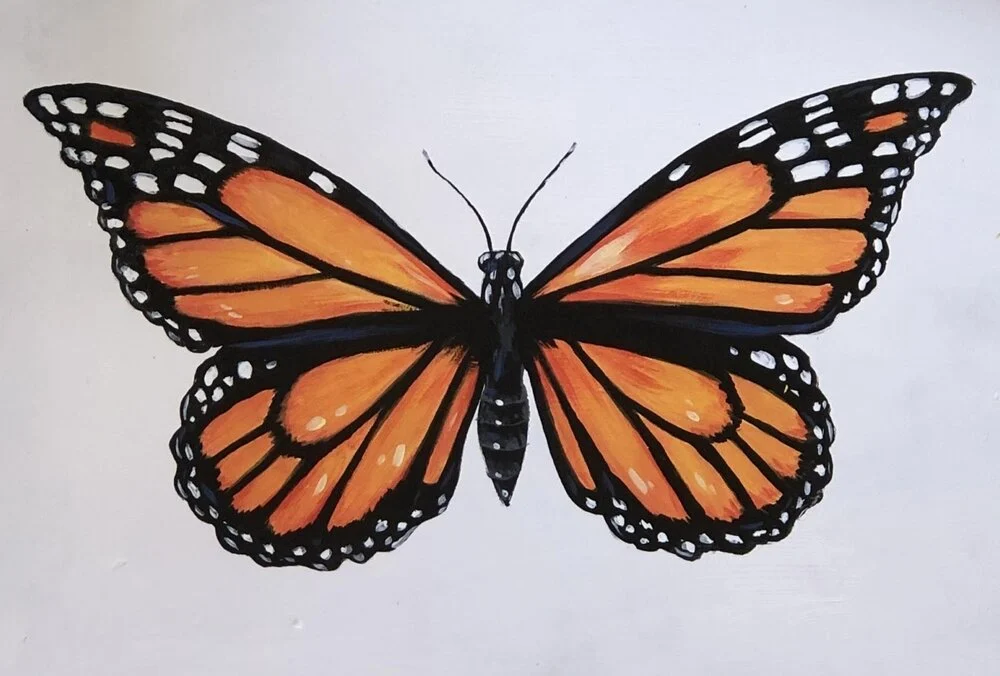
#> input picture butterfly.png, 1000 x 676 px
$ jupyter execute w3cannyedge.ipynb
#> lines starting #> are read from the running program, lines starting #| are printed output that depends on the picture; after the words box and inside, x2 and y2 are one past the last pixel; in counts of white or black regions, pixels touching at a corner belong together
[cell 1]
import cv2
import numpy as np
import matplotlib.pyplot as plt

[cell 2]
img = cv2.imread('butterfly.png', 0)  # 0 for grayscale
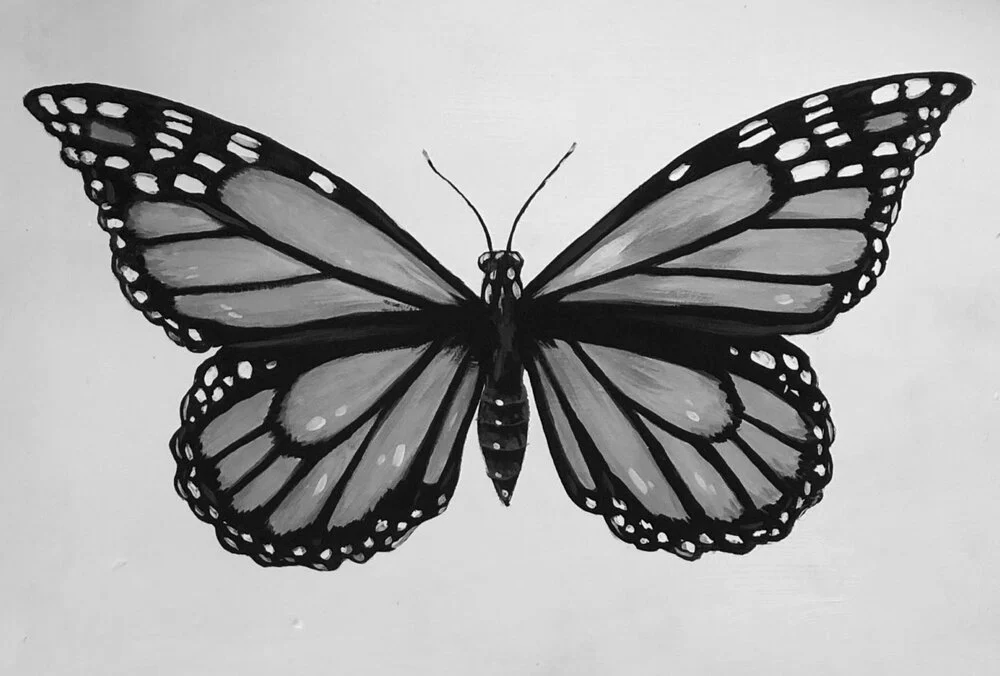
#> img: shape (676, 1000); min 0, max 255, mean 163.2

[cell 3]
edges1 = cv2.Canny(img, 50, 150)      # Default settings
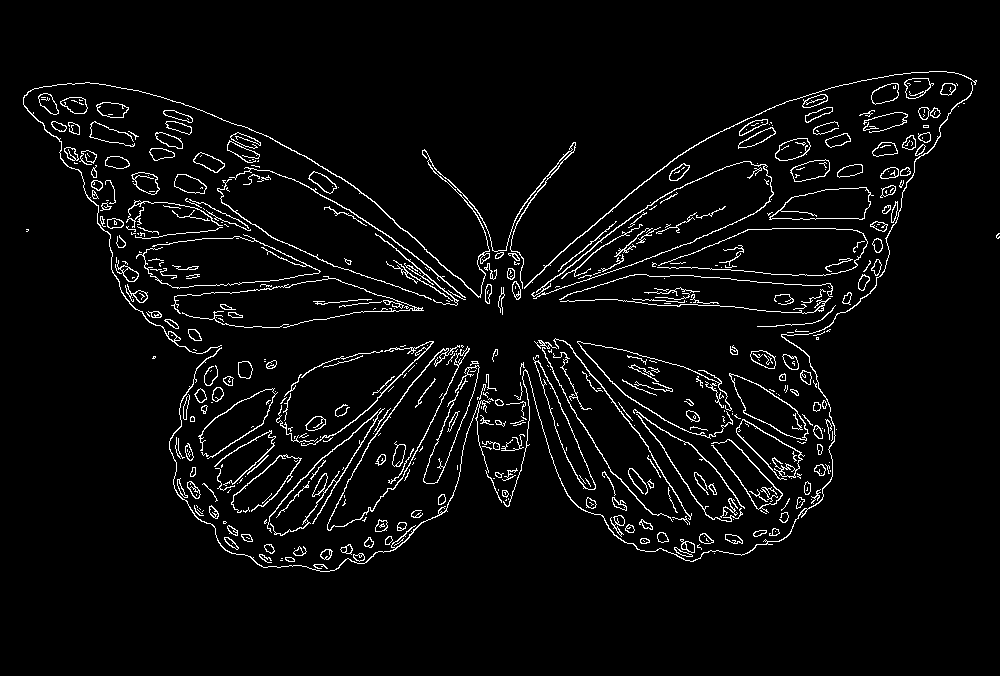
#> edges1: shape (676, 1000); 4.3% white in thin lines or dots, all inside (x1, y1, x2, y2) = (23, 71, 1000, 572)
edges2 = cv2.Canny(img, 30, 100)      # Lower thresholds (more edges)
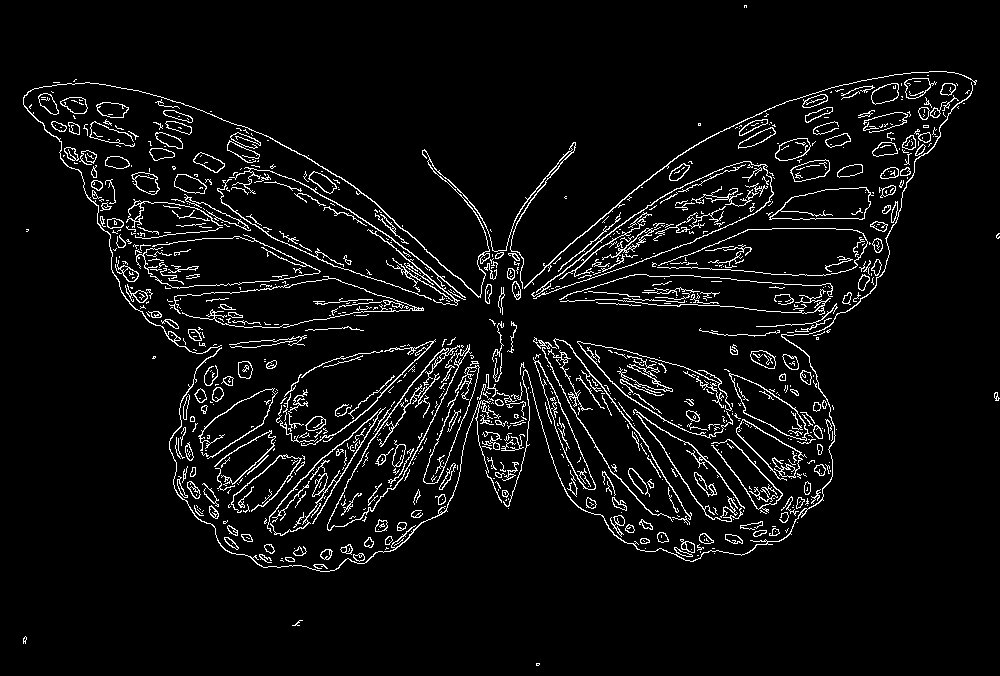
#> edges2: shape (676, 1000); 5.4% white in thin lines or dots
edges3 = cv2.Canny(img, 100, 200)     # Higher thresholds (fewer edges)
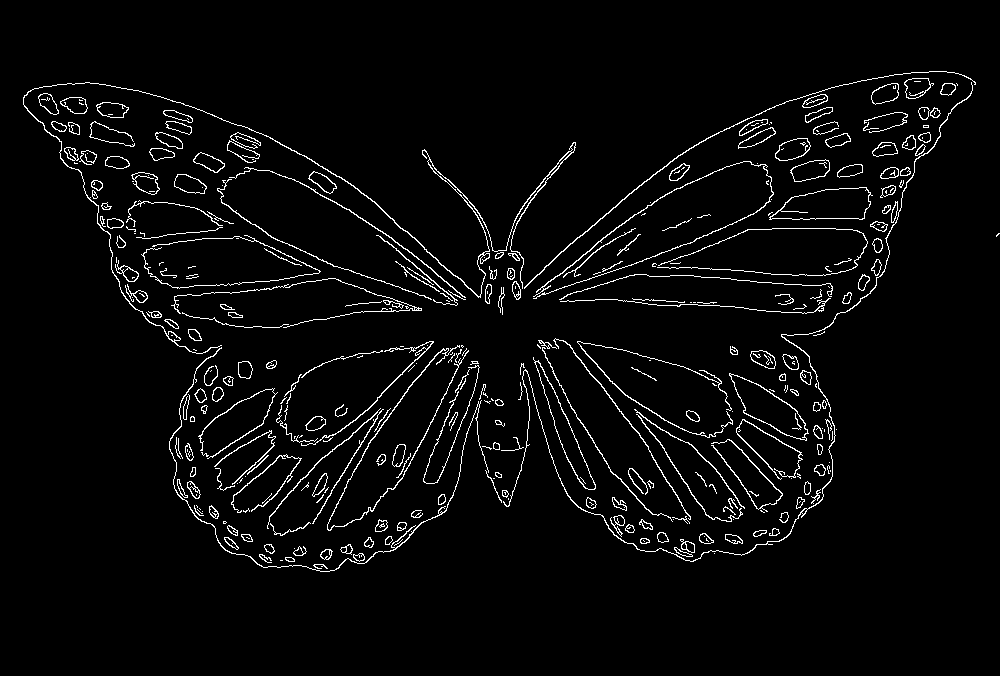
#> edges3: shape (676, 1000); 3.6% white in thin lines or dots, all inside (x1, y1, x2, y2) = (23, 71, 1000, 572)
edges4 = cv2.Canny(img, 50, 150, apertureSize=3)  # Different aperture

[cell 4]
plt.figure(figsize=(15, 10))

plt.subplot(2, 3, 1)
plt.imshow(img, cmap='gray')
plt.title('Original Image')
plt.axis('off')

[cell 5]
plt.figure(figsize=(15, 10))
plt.subplot(2, 3, 2)
plt.imshow(edges1, cmap='gray')
plt.title('Canny (50, 150) - Default')
plt.axis('off')

[cell 6]
plt.figure(figsize=(15, 10))

plt.subplot(2, 3, 3)
plt.imshow(edges2, cmap='gray')
plt.title('Canny (30, 100) - Lower thresholds')
plt.axis('off')

[cell 7]
plt.figure(figsize=(15, 10))
plt.subplot(2, 3, 4)
plt.imshow(edges3, cmap='gray')
plt.title('Canny (100, 200) - Higher thresholds')
plt.axis('off')

[cell 8]
def interactive_canny():
    def nothing(x):
        pass

    cv2.namedWindow('Canny Edge Detection')
    cv2.createTrackbar('Low Threshold', 'Canny Edge Detection', 50, 255, nothing)
    cv2.createTrackbar('High Threshold', 'Canny Edge Detection', 150, 255, nothing)

    while True:
        low = cv2.getTrackbarPos('Low Threshold', 'Canny Edge Detection')
        high = cv2.getTrackbarPos('High Threshold', 'Canny Edge Detection')

        edges = cv2.Canny(img, low, high)

        cv2.imshow('Original', img)
        cv2.imshow('Canny Edge Detection', edges)

        key = cv2.waitKey(1) & 0xFF
        if key == ord('q'):
            break

    cv2.destroyAllWindows()

[cell 9]
plt.tight_layout()
plt.show()

# Save results
cv2.imwrite('edges_default.jpg', edges1)
cv2.imwrite('edges_low.jpg', edges2)
cv2.imwrite('edges_high.jpg', edges3)
#> Out = True
